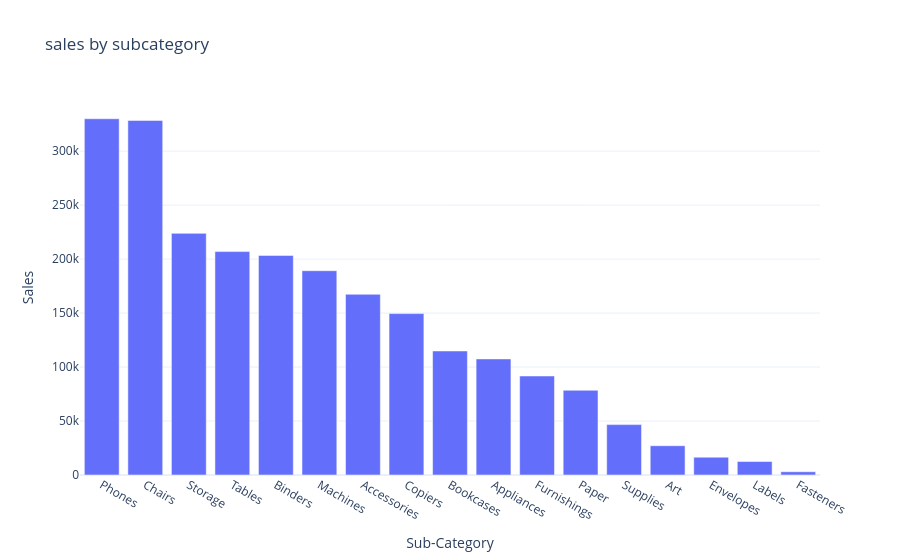

The code cell stored with this chart in its notebook:
### Code cell
fig=px.bar(sales_by_subcategory,
           x='Sub-Category',
           y='Sales',
           title='sales by subcategory')

fig.update_layout(xaxis={'categoryorder':'total descending'})

fig.show()

### Figure 1 — Plotly figure (JSON) as saved in the notebook; plotly's stock layout.template omitted (floating-point values rounded to 4 significant figures)
{"data": [{"hovertemplate": "Sub-Category=%{x}<br>Sales=%{y}<extra></extra>", "legendgroup": "", "marker": {"color": "#636efa", "pattern": {"shape": ""}}, "name": "", "orientation": "v", "showlegend": false, "textposition": "auto", "type": "bar", "x": ["Accessories", "Appliances", "Art", "Binders", "Bookcases", "Chairs", "Copiers", "Envelopes", "Fasteners", "Furnishings", "Labels", "Machines", "Paper", "Phones", "Storage", "Supplies", "Tables"], "xaxis": "x", "y": [167400.0, 107500.0, 27120.0, 203400.0, 114900.0, 328400.0, 149500.0, 16480.0, 3024.0, 91710.0, 12490.0, 189200.0, 78480.0, 330000.0, 223800.0, 46670.0, 207000.0], "yaxis": "y"}], "layout": {"barmode": "relative", "legend": {"tracegroupgap": 0}, "title": {"text": "sales by subcategory"}, "xaxis": {"anchor": "y", "categoryorder": "total descending", "domain": [0, 1], "title": {"text": "Sub-Category"}}, "yaxis": {"anchor": "x", "domain": [0, 1], "title": {"text": "Sales"}}}}
